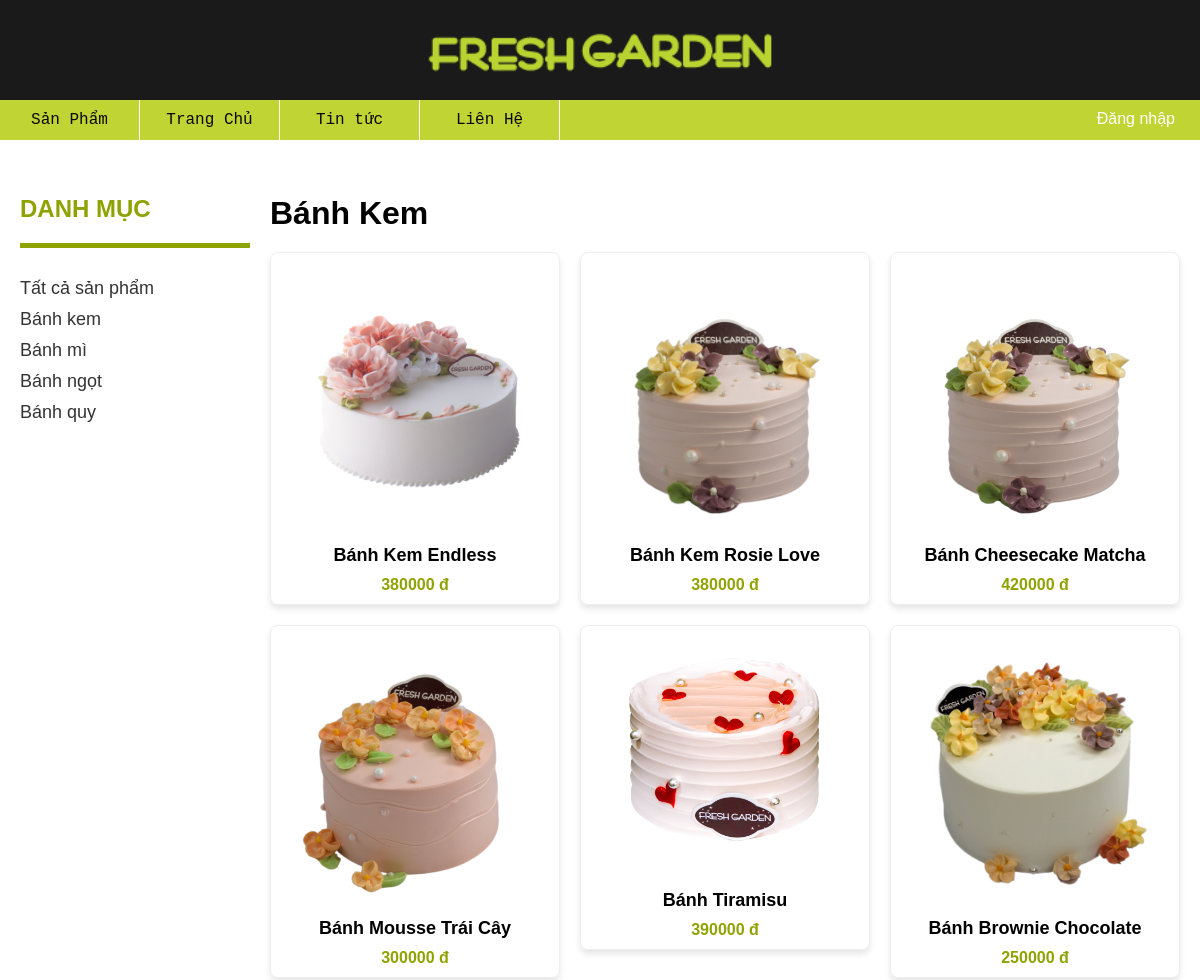
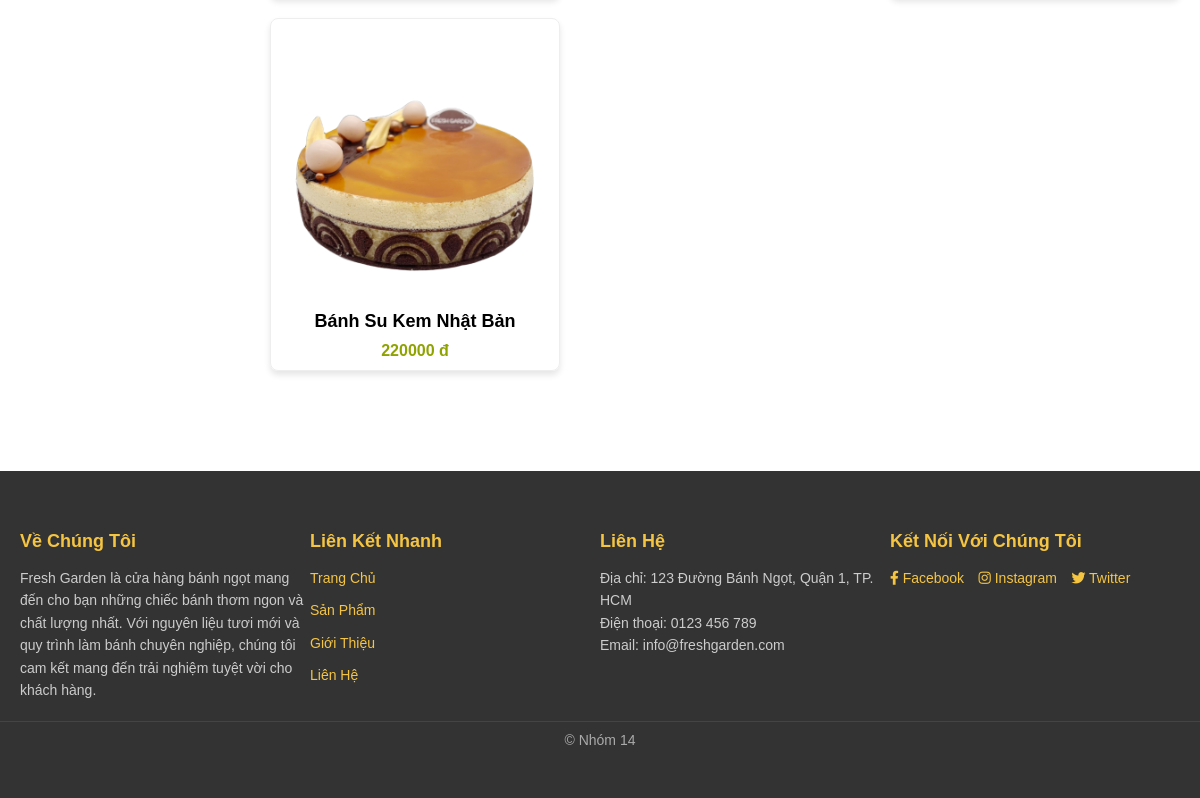
Page /Danhsachsp/Trangdsbanhkem.php on the committed database (2 pictures, top to bottom).
### tables this page shows
CREATE TABLE `banh` (
  `Mabanh` varchar(10) NOT NULL,
  `Tenbanh` varchar(50) NOT NULL,
  `Nguyenlieu` varchar(500) NOT NULL,
  `Dongia` int(100) NOT NULL,
  `Mota` varchar(500) NOT NULL,
  `Hinh` varchar(30) NOT NULL,
  `Maloaibanh` varchar(10) NOT NULL,
  `Mahangsx` varchar(10) NOT NULL
);

### Danhsachsp/Trangdsbanhkem.php (the view, shortened to what this page needs)
<!DOCTYPE html>
<html lang="en">
<head>
    <link rel="stylesheet" href="./Danhsachstyle.css">
    <link rel="stylesheet" href="../Header/header.css">
    <link rel="stylesheet" href="../Menu/menu.css">
    <link rel="stylesheet" href="../Footer/footer.css">
</head>
<body>
<?php
    include('../Header/header.php');
    include('../Menu/menu.php');
    ?>
    <div class="container">
        <aside class="sidebar">
            <h2>DANH MỤC</h2>
            <hr>
            <ul>
                 <li><a href="./Trangdanhsachsp.php">Tất cả sản phẩm</a></li>
                <li><a href="./Trangdsbanhkem.php">Bánh kem</a></li>
                <li><a href="./Trangdsbanhmi.php">Bánh mì</a></li>
                <li><a href="./Trangdsbanhngot.php">Bánh ngọt</a></li>
                <li><a href="./Trangdsbanhquy.php">Bánh quy</a></li>
            </ul>
        </aside>
        <main class="product-list">
            <h1>Bánh Kem</h1>
            <div class="products">
            <?php
            include('../ketnoi.php');
            $sql = "SELECT banh.Tenbanh as tenbanh, banh.Dongia as dongia, banh.Hinh as hinh, banh.Mabanh as mabanh
                    FROM banh WHERE banh.Maloaibanh = 'LB01'";
            $result = mysqli_query($conn, $sql);
            if (mysqli_num_rows($result) == 0) {
                echo "Chưa có sản phẩm nào";
            } else {
                while ($row = mysqli_fetch_array($result)) { ?>
                   <a href="../Chitiet/Chitietsp.php?Mabanh=<?php echo $row['mabanh']; ?>">
                   <div class="product">
                        <img src="../Img/<?php echo $row['hinh']; ?>" alt="<?php echo $row['tenbanh']; ?>">
                        <h3><?php echo $row['tenbanh']; ?></h3>
                        <p class="price"><?php echo $row['dongia']; ?> đ</p>
                    </div>
                   </a>
                <?php }
            } ?>
            </div>
        </main>
    </div>
    <?php include('../Footer/footer.php');
    ?>
</body>
</html>

### Danhsachsp/Danhsachstyle.css (style rules this page uses)
* { margin: 0; padding: 0; box-sizing: border-box; }
body { font-family: Arial, sans-serif; }
.container { display: flex; max-width: 1200px; margin: 0 auto; padding: 20px; padding-top: 50px; padding-bottom: 100px; }
.sidebar { width: 250px; padding-right: 20px; }
.sidebar h2 { font-size: 24px; margin-bottom: 20px; color: #8fa300; }
.sidebar ul { list-style: none; margin-top: 30px; }
.sidebar li { font-size: 18px; margin-bottom: 10px; cursor: pointer; }
.product-list { flex: 1; }
.product-list h1 { font-size: 32px; margin-bottom: 20px; }
.products { display: grid; grid-template-columns: repeat(3, 1fr); gap: 20px; }
.product { text-align: center; border: 1px solid #eee; padding: 10px; border-radius: 8px; box-shadow: 0px 4px 6px rgba(0, 0, 0, 0.1); transition: transform 0.3s ease; }
.product img { width: 100%; height: auto; border-radius: 8px; }
.product h3 { font-size: 18px; margin: 10px 0; }
.product .price { color: #8fa300; font-size: 16px; font-weight: bold; }
hr { height: 5px; background-color: #8fa300; border: none; }
.sidebar li a { text-decoration: none; color: #333; transition: color 0.3s ease, font-weight 0.3s ease; }
a { text-decoration: none; color: black; }

### Header/header.css (style rules this page uses)
html, body { width: 100%; height: 100%; margin: 0; padding: 0; box-sizing: border-box; }

### rows in the picture
banh: Hinh (picture), Tenbanh "Bánh Kem Endless", Dongia "380000"
banh: Hinh (picture), Tenbanh "Bánh Kem Rosie Love", Dongia "380000"
banh: Hinh (picture), Tenbanh "Bánh Cheesecake Matcha", Dongia "420000"
banh: Hinh (picture), Tenbanh "Bánh Mousse Trái Cây", Dongia "300000"
banh: Hinh (picture), Tenbanh "Bánh Tiramisu", Dongia "390000"
banh: Hinh (picture), Tenbanh "Bánh Brownie Chocolate", Dongia "250000"
banh: Hinh (picture), Tenbanh "Bánh Su Kem Nhật Bản", Dongia "220000"
